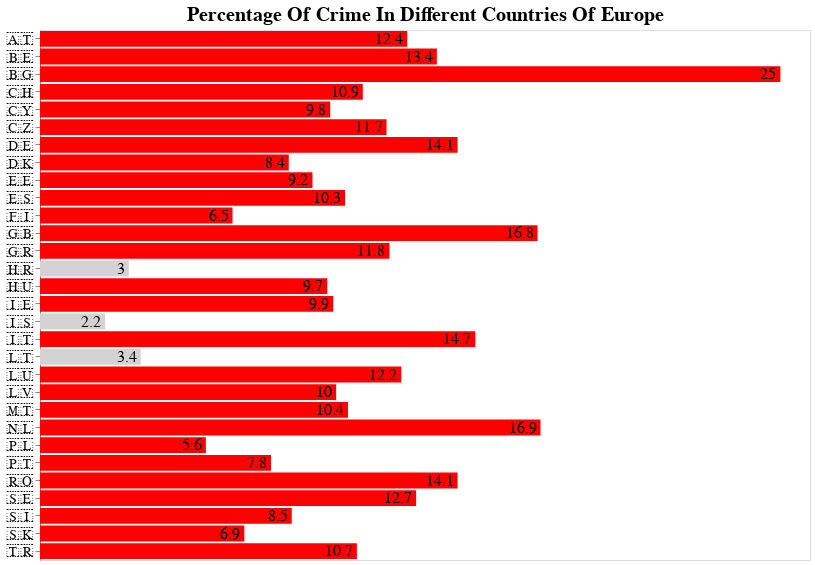

Write a Vega-Lite specification for this figure.
### Vega-Lite specification from a JSON file in a GitHub repository (floating-point values rounded to 4 significant figures)
{"$schema": "https://vega.github.io/schema/vega-lite/v4.json", "description": "Vega-Lite version of bar chart from https://observablehq.com/@d3/learn-d3-scales.", "title": {"text": "Percentage Of Crime In Different Countries Of Europe", "fontSize": 20}, "width": 770, "height": 530, "background": "white", "data": {"values": [{"country": "🇦🇹", "PercentageofCrime": 12.4}, {"country": "🇧🇪", "PercentageofCrime": 13.4}, {"country": "🇧🇬", "PercentageofCrime": 25}, {"country": "🇨🇭", "PercentageofCrime": 10.9}, {"country": "🇨🇾", "PercentageofCrime": 9.8}, {"country": "🇨🇿", "PercentageofCrime": 11.7}, {"country": "🇩🇪", "PercentageofCrime": 14.1}, {"country": "🇩🇰", "PercentageofCrime": 8.4}, {"country": "🇪🇪", "PercentageofCrime": 9.2}, {"country": "🇬🇷", "PercentageofCrime": 11.8}, {"country": "🇪🇸", "PercentageofCrime": 10.3}, {"country": "🇫🇮", "PercentageofCrime": 6.5}, {"country": "🇭🇷", "PercentageofCrime": 3}, {"country": "🇭🇺", "PercentageofCrime": 9.7}, {"country": "🇮🇪", "PercentageofCrime": 9.9}, {"country": "🇮🇸", "PercentageofCrime": 2.2}, {"country": "🇮🇹", "PercentageofCrime": 14.7}, {"country": "🇱🇹", "PercentageofCrime": 3.4}, {"country": "🇱🇺", "PercentageofCrime": 12.2}, {"country": "🇱🇻", "PercentageofCrime": 10}, {"country": "🇲🇹", "PercentageofCrime": 10.4}, {"country": "🇳🇱", "PercentageofCrime": 16.9}, {"country": "🇵🇱", "PercentageofCrime": 5.6}, {"country": "🇵🇹", "PercentageofCrime": 7.8}, {"country": "🇷🇴", "PercentageofCrime": 14.1}, {"country": "🇸🇪", "PercentageofCrime": 12.7}, {"country": "🇸🇮", "PercentageofCrime": 8.5}, {"country": "🇸🇰", "PercentageofCrime": 6.9}, {"country": "🇹🇷", "PercentageofCrime": 10.7}, {"country": "🇬🇧", "PercentageofCrime": 16.8}]}, "params": [{"name": "Country_selection", "bind": {"input": "select", "options": [null, "🇦🇹", "🇧🇪", "🇧🇬", "🇨🇭", "🇨🇾", "🇨🇿", "🇩🇪", "🇩🇰", "🇪🇪", "🇬🇷", "🇪🇸", "🇫🇮", "🇭🇷", "🇭🇺", "🇮🇪", "🇮🇸", "🇮🇹", "🇱🇹", "🇲🇹", "🇱🇺", "🇳🇱", "🇵🇹", "🇷🇴", "🇵🇱", "🇸🇪", "🇸🇮", "🇸🇰", "🇹🇷", "🇬🇧"], "labels": ["Show All", "🇦🇹", "🇧🇪", "🇧🇬", "🇨🇭", "🇨🇾", "🇨🇿", "🇩🇪", "🇩🇰", "🇪🇪", "🇬🇷", "🇪🇸", "🇫🇮", "🇭🇷", "🇭🇺", "🇮🇪", "🇮🇸", "🇮🇹", "🇱🇹", "🇲🇹", "🇱🇺", "🇳🇱", "🇵🇹", "🇷🇴", "🇵🇱", "🇸🇪", "🇸🇮", "🇸🇰", "🇹🇷", "🇬🇧"], "name": "Country Selection: "}}], "transform": [{"filter": "Country_selection == null || datum.country == Country_selection"}], "encoding": {"y": {"field": "country", "type": "nominal", "axis": {"title": null, "labelFontSize": 18}}, "x": {"field": "PercentageofCrime", "type": "quantitative", "title": null, "axis": null}}, "layer": [{"mark": "bar", "encoding": {"color": {"condition": {"test": {"field": "PercentageofCrime", "gt": 5}, "value": "red"}, "value": "lightgrey"}}}, {"mark": {"type": "text", "fontSize": 16, "align": "right", "xOffset": -4, "aria": false}, "encoding": {"text": {"field": "PercentageofCrime", "type": "quantitative"}, "color": {"value": "Black"}}}], "config": {"tick": {}}}
